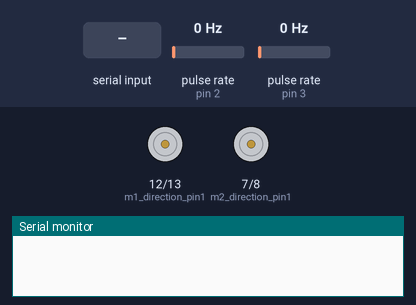
A sketch run on a simulated Arduino Uno, built with avr-gcc and run on an emulated ATmega328P. On the bench: motor-driver pin pairs drawn as motors (green arrow = first pin HIGH = forward, orange = second pin HIGH = backward, longer = more drive, scaled by the enable pin), the last lines printed to the serial monitor. Wiring (inferred from the names in the program): 2 × pulse sensor: data pin 2 / data pin 3. The inputs (shaded band) are chosen by the test bench; at power-on: pulse rate (sensors on pin 2, pin 3) 0 Hz.

Above: at 1.2 s.
1.3 s: "30,150\n" received over Serial
At 1.95 s:
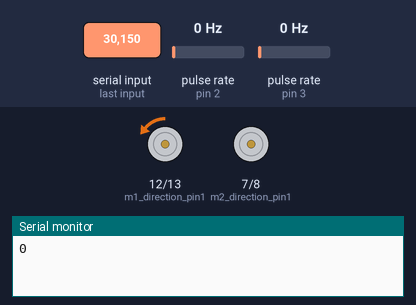
4.3 s: byte 48 ('0') received over Serial
5.9 s: "2\n" received over Serial
7.4 s: "1\n" received over Serial
8.9 s: "30,150\n" received over Serial
At 9.55 s:
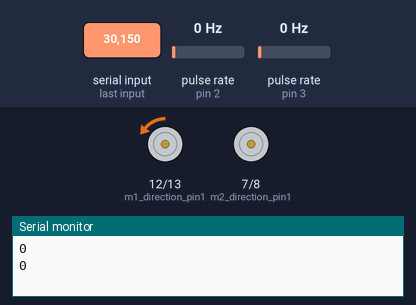
11.9 s: "90,45\n" received over Serial
Timing chart, 0 to 14.5 s (numbered marks = the images above; inputs shaded):
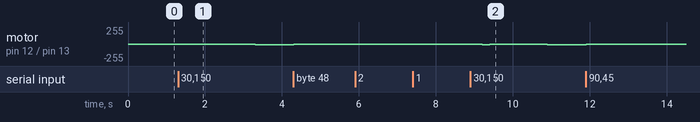

The sketch:

arduino_code_final.ino
```cpp
#include "functions.h"

/* ---------------------------------------
  USe of this INO file

  Pin 10 M1 PWM
  Pin 6 M2 PWM
  Pin 12,13 M1 Direction
  Pin  7,8  M2 Direction
  Pin  3  M2 Encoder
  Pin  2  M1 Encoder

  Commands
  Blue Marked Motor is M2
  ----------------------------------------*/

unsigned char m1_encoder_pin=2;
unsigned char m2_encoder_pin=3;
unsigned char m1_pwm_pin=11;
unsigned char m2_pwm_pin=6;
unsigned char m1_direction_pin1=12;
unsigned char m1_direction_pin2=13;
unsigned char m2_direction_pin1=7;
unsigned char m2_direction_pin2=8;
float cps_m1 = 0.0;float cps_m2 = 0.0;
int m1_speed_setpoint = 2000; //Give Speed in cps
int m2_speed_setpoint = 2000; //Give Speed in cps
int nums[10];int nums2[10];
int timer1_counter;
float sum_m1 = 0;
float sum_m2 = 0;


//PID related
double error_speed_m1= 0;
double error_speed_pre_m1 = 0;  //last error of speed
double error_speed_sum_m1 = 0;  //sum error of speed
double pwm_pulse_m1 = 0;     //this value is 0~255

double error_speed_m2= 0;
double error_speed_pre_m2 = 0;  //last error of speed
double error_speed_sum_m2 = 0;  //sum error of speed
double pwm_pulse_m2 = 0;     //this value is 0~255

double kp_m1 = 0.11;
double ki_m1 = 0.08;
double kd_m1 = 0.01;

double kp_m2 = 0.36;
double ki_m2 = 0.03;
double kd_m2 = 0.06;


void setup() {
  // put your setup code here, to run once:
  Serial.begin(9600);
  // Motor Pin Map
  pinMode(m1_pwm_pin, OUTPUT); // M1 Power
  pinMode(m2_pwm_pin, OUTPUT); // M2 Power
  pinMode(m1_direction_pin1, OUTPUT); // M1 Direction
  pinMode(m1_direction_pin2, OUTPUT); // M1 Direction
  pinMode(m2_direction_pin1, OUTPUT) ; // M2 Direction
  pinMode(m2_direction_pin2, OUTPUT) ; // M2 Direction

  //Encoder
  pinMode(m1_encoder_pin, INPUT_PULLUP); // M2 encoder A
  pinMode(m2_encoder_pin, INPUT_PULLUP); // M1 encoder A
  attachInterrupt(digitalPinToInterrupt(m1_encoder_pin), encoder1A, RISING);
  attachInterrupt(digitalPinToInterrupt(m2_encoder_pin), encoder2A, RISING);

  noInterrupts();           // disable all interrupts
  TCCR1A = 0;
  TCCR1B = 0;
  timer1_counter = 59286;   // preload timer 65536-16MHz/256/2Hz (34286 for 0.5sec) (59286 for 0.1sec)


  TCNT1 = timer1_counter;   // preload timer
  TCCR1B |= (1 << CS12);    // 256 prescaler
  TIMSK1 |= (1 << TOIE1);   // enable timer overflow interrupt
  interrupts();

  while (!Serial) {
    ; // wait for serial port to connect. Needed for native USB port only
  }
//  stop();
analogWrite(m1_pwm_pin,0);
analogWrite(m2_pwm_pin,0);

}
void loop() {

  while (Serial.available()<=0);//if nothing then wait
  char inChar = (char)Serial.read();
    if(inChar=='0')//stop the bot
  {
    m1 = 0;
    m2 = 0;
    digitalWrite(m1_direction_pin1, LOW);
    digitalWrite(m1_direction_pin2, LOW);
    digitalWrite(m2_direction_pin1, LOW);
    digitalWrite(m2_direction_pin1, LOW);

    }
    else if(inChar=='1'|| inChar=='2'){//We have to read speed of M! and direction
         String mySt="";
        while(1){
            while(Serial.available()<=0);
            char new_char = (char)Serial.read();
            if (new_char != '\n') {
                mySt += new_char;
                }
            else  {
                 int speed_dir=int(mySt.toFloat());
                 unsigned char direction_=speed_dir%10;

                 if(inChar=='1'){
                      m1_speed_setpoint=speed_dir/10;
                      m1 = 1;
                      if (direction_){
                      digitalWrite(m1_direction_pin1, HIGH);
                      digitalWrite(m1_direction_pin2, LOW);
                      }
                      else{
                      digitalWrite(m1_direction_pin2, HIGH);
                      digitalWrite(m1_direction_pin1, LOW);
                      }
                 }
                 else if(inChar=='2'){
                      m2_speed_setpoint=speed_dir/10;
                      m2 = 1;
                      if (direction_){
                      digitalWrite(m2_direction_pin1, HIGH);
                      digitalWrite(m2_direction_pin2, LOW);
                      }
                      else{
                      digitalWrite(m2_direction_pin2, HIGH);
                      digitalWrite(m2_direction_pin1, LOW);
                      }
                 }
                break;
                }
        }

    }
        /*else if(inChar=='2'){//We have to read speed of M2 and direction
         String mySt="";
        while(1){
            while(Serial.available()<=0);
            char new_char = (char)Serial.read();
            if (new_char != '\n') {
                mySt += new_char;
                }
            else  {
                 int speed_dir=int(mySt.toFloat());
                 m2_speed_setpoint=speed_dir/10;
                 unsigned char direction_=speed_dir%10;
                 m2 = 1;
                 if (direction_){
                    digitalWrite(m2_direction_pin1, HIGH);
                    digitalWrite(m2_direction_pin2, LOW);
                }
                else{
                    digitalWrite(m2_direction_pin2, HIGH);
                    digitalWrite(m2_direction_pin1, LOW);
                }
                break;
                }
        }

    }*/
  else if(inChar=='3'){// encoder 1 data
      Serial.println(encoder_val_m1);

}
  else if(inChar=='4'){// encoder 1 data
      Serial.println(encoder_val_m2);

}
  else if(inChar=='5'){// filtered encoder 1
      Serial.println(cps_m1);

}
  else if(inChar=='6'){// filtered_encoder_2
      Serial.println(cps_m2);

}


  }


// ISR

ISR(TIMER1_OVF_vect)        // interrupt service routine - tick every 0.1sec
{

  TCNT1 = timer1_counter;   // set timer

  for (unsigned char p = 0; p < 10; p++)
  {
    sum_m1 += buff_1[p];
    sum_m2 += buff_2[p];
  }
  sum_m1= sum_m1/10;
  sum_m2 = sum_m2/10;

  if (sum_m1 > 0.00001)
    cps_m1 = 1000000.0/ sum_m1;
  else
    cps_m1 = 0.0;

  if (sum_m2 >0.00001)
    cps_m2 = 1000000 / sum_m2;
  else
    cps_m2 = 0;

  if (m1) {

    error_speed_m1 = m1_speed_setpoint - cps_m1;
    pwm_pulse_m1 = error_speed_m1 * kp_m1 + error_speed_sum_m1 * ki_m1 + (error_speed_m1 - error_speed_pre_m1) * kd_m1;
    error_speed_pre_m1 = error_speed_m1;  //save last (previous) error
    error_speed_sum_m1 += error_speed_m1; //sum of error
    if (error_speed_sum_m1 > 4000) error_speed_sum_m1 = 4000;
    if (error_speed_sum_m1 < -4000) error_speed_sum_m1 = -4000;
  }
  else {
    error_speed_m1 = 0.0;
    error_speed_pre_m1 = 0.0;
    error_speed_sum_m1 = 0.0;
    pwm_pulse_m1 = 0.0;
    for (int i = 0 ; i < 10 ; i++)
      buff_1[i] = 0;
  }
      //Motor 1
  if (pwm_pulse_m1 <255 & pwm_pulse_m1 >0)
    analogWrite(m1_pwm_pin, pwm_pulse_m1); //set motor speed

  else if (pwm_pulse_m1 > 255)
      analogWrite(m1_pwm_pin, 255);
   else
      analogWrite(m1_pwm_pin, 0);
//Motor2

  if (m2) {
    error_speed_m2 = m2_speed_setpoint - cps_m2;
    pwm_pulse_m2 = error_speed_m2 * kp_m2 + error_speed_sum_m2 * ki_m2 + (error_speed_m2 - error_speed_pre_m2) * kd_m2;
    error_speed_pre_m2 = error_speed_m2;  //save last (previous) error
    error_speed_sum_m2 += error_speed_m2; //sum of error
    if (error_speed_sum_m2 > 4000) error_speed_sum_m2 = 4000;
    if (error_speed_sum_m2 < -4000) error_speed_sum_m2 = -4000;
  }
  else {
    error_speed_m2 = 0.0;
    error_speed_pre_m2 = 0.0;
    error_speed_sum_m2 = 0.0;
    pwm_pulse_m2 = 0.0;
    for (int i = 0 ; i < 10 ; i++)
      buff_2[i] = 0;
  }

  //Serial Plotter
  // Serial.print("Error in Speed M2");
  // Serial.print(e_speed2);
  // // Serial.println(",Min:0,Max:100");
  // Serial.print("\t");
  // Serial.print(defaultSpeed2);
  // Serial.print("\t");
  // Serial.println(cps2);

  // Motor 2

  if (pwm_pulse_m2 <255 & pwm_pulse_m2 >0)
    analogWrite(m2_pwm_pin, pwm_pulse_m2); //set motor speed

  else if (pwm_pulse_m2 > 255)
      analogWrite(m2_pwm_pin, 255);
   else
      analogWrite(m2_pwm_pin, 0);


}
```

functions.h
```cpp
void encoder1A();void encoder2A();
unsigned long previous_val_m1 = 0;
int period_e1 = 0;
unsigned char index_buff_1 = 0;
unsigned char index_buff_2 = 0;
unsigned long previous_val_m2 = 0;
int period_e2 = 0;
unsigned long encoder_val_m1=0;
unsigned long encoder_val_m2=0;
 bool m1=0;bool m2=0;
 int buff_1[10];
 int buff_2[10];


void encoder1A()
{
    unsigned long current_val=micros();
    encoder_val_m1++;

    period_e1 = abs(current_val - previous_val_m1);
    previous_val_m1 = current_val;
    buff_1[index_buff_1] = period_e1;
    index_buff_1=(index_buff_1+1)%10;;


}
void encoder2A()
{
    unsigned long current_val=micros();
    encoder_val_m2++;

    period_e2 = abs(current_val - previous_val_m2);
    previous_val_m2 = current_val;
    buff_2[index_buff_2] = period_e2;
    index_buff_2=(index_buff_2+1)%10;;
}
```

Measured:
- after the input at 1.3 s, motor on pin 12 (m1_direction_pin1) / pin 13 (m1_direction_pin2): moves from stopped to backward 11/255 over 2.5 s, starting after 0.30 s
- after the input at 8.9 s, motor on pin 12 (m1_direction_pin1) / pin 13 (m1_direction_pin2): stopped → backward 12/255 after 0.30 s, → backward 2/255 0.20 s later, → backward 3/255 0.30 s later, → backward 4/255 0.20 s later, … (11 changes in this stretch)
